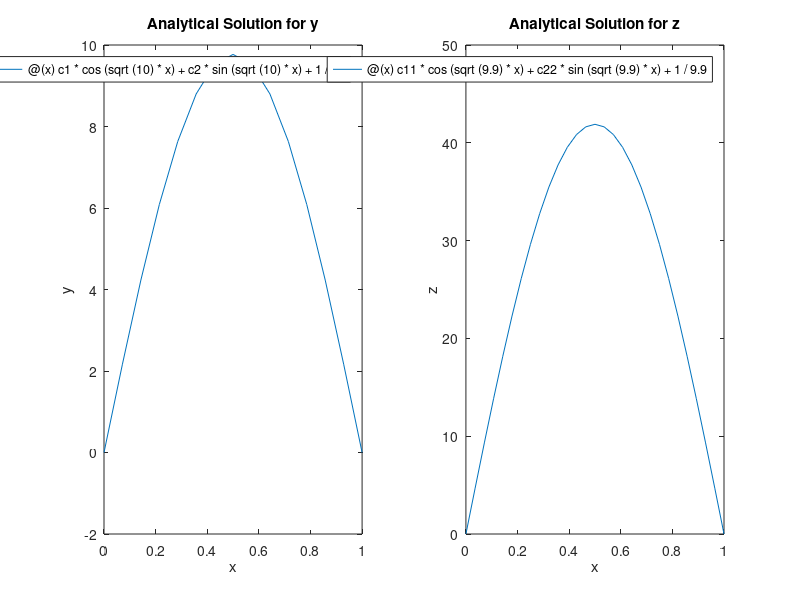

Reproduce this figure in MATLAB.
%% PROBLEM 1

%Coefficients of y
c1 = -1/10;                                    
c2 = (1/10*cos(sqrt(10)) - 1/10)/(sin(sqrt(10)));

%Coefficients of z
c11 = -1/9.9;                                    
c22 = (1/9.9*cos(sqrt(9.9)) - 1/9.9)/(sin(sqrt(9.9)));

%% The Analytical solutions for y and z
 y_analytical = @(x) c1*cos(sqrt(10)*x) + c2*sin(sqrt(10)*x) + 1/10;
 z_analytical = @(x) c11*cos(sqrt(9.9)*x) + c22*sin(sqrt(9.9)*x) + 1/9.9;

%Plot of the solution
subplot( 1, 2, 1);   fplot(y_analytical,[0 1])
xlabel('x')
ylabel('y')
title('Analytical Solution for y')  
subplot( 1, 2, 2 );  fplot(z_analytical,[0 1])
xlabel('x')
ylabel('z')
title('Analytical Solution for z') 



